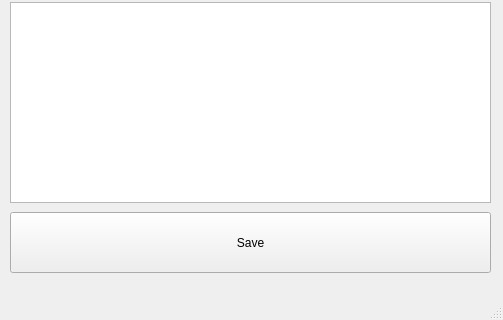
<?xml version="1.0" encoding="UTF-8"?>
<ui version="4.0">
 <class>MainWindow</class>
 <widget class="QMainWindow" name="MainWindow">
  <property name="geometry">
   <rect>
    <x>0</x>
    <y>0</y>
    <width>503</width>
    <height>320</height>
   </rect>
  </property>
  <property name="windowTitle">
   <string>MainWindow</string>
  </property>
  <widget class="QWidget" name="centralwidget">
   <widget class="QPlainTextEdit" name="plainTextEdit">
    <property name="geometry">
     <rect>
      <x>10</x>
      <y>2</y>
      <width>481</width>
      <height>201</height>
     </rect>
    </property>
    <property name="styleSheet">
     <string notr="true">font: 75 12pt &quot;MS Shell Dlg 2&quot;;</string>
    </property>
   </widget>
   <widget class="QPushButton" name="save">
    <property name="geometry">
     <rect>
      <x>10</x>
      <y>212</y>
      <width>481</width>
      <height>61</height>
     </rect>
    </property>
    <property name="styleSheet">
     <string notr="true">font: 75 14pt &quot;MS Shell Dlg 2&quot;;</string>
    </property>
    <property name="text">
     <string>Save</string>
    </property>
   </widget>
  </widget>
  <widget class="QMenuBar" name="menubar">
   <property name="geometry">
    <rect>
     <x>0</x>
     <y>0</y>
     <width>503</width>
     <height>21</height>
    </rect>
   </property>
  </widget>
  <widget class="QStatusBar" name="statusbar"/>
 </widget>
 <resources/>
 <connections/>
</ui>
